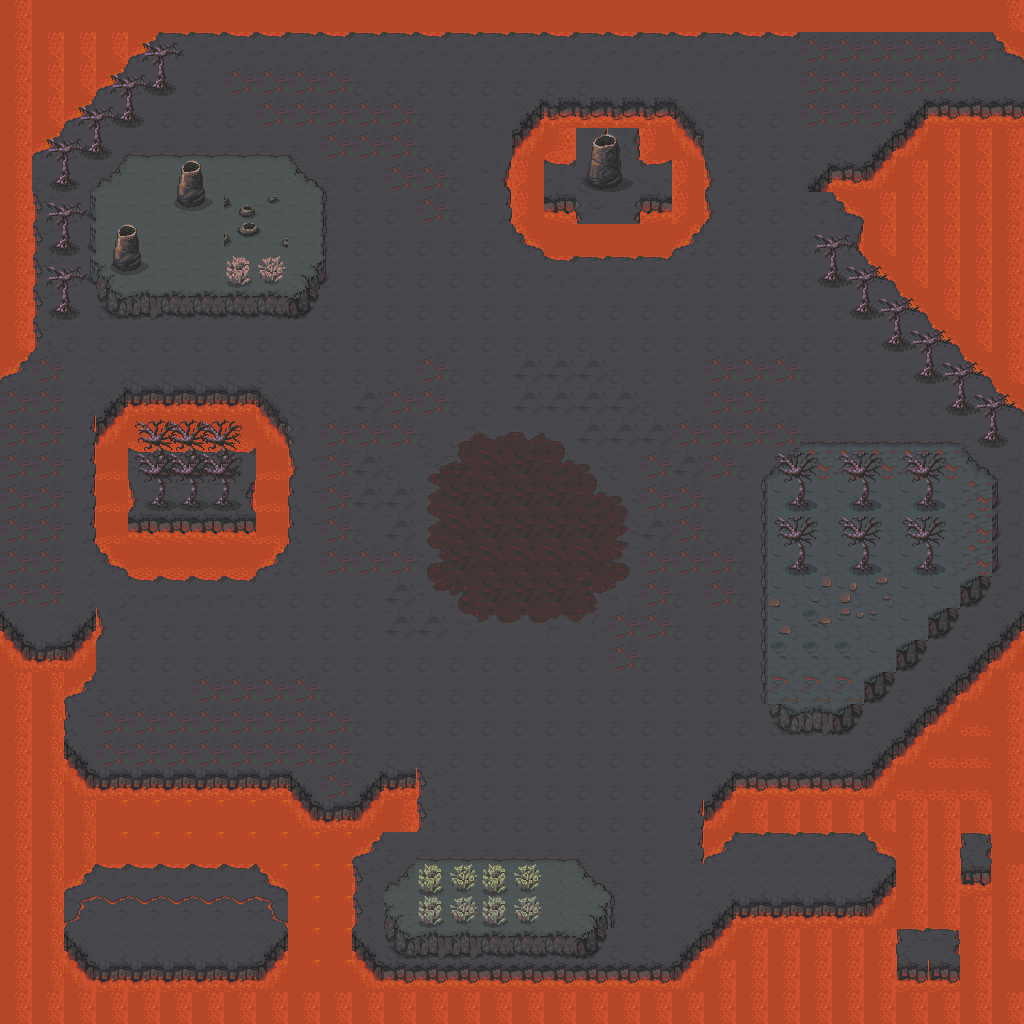

Rendered tile map (Tiled .tmx) drawn with the repository's tilesets; below, a short description and the map source with its tile grids summarised:
An orthogonal 32x32 tile map with 32x32 px tiles, 4 tile layers (Tile Layer 1, Tile Layer 2, Tile Layer 3, props), 2 tilesets.

<map version="1.10" tiledversion="1.10.1" orientation="orthogonal" renderorder="right-down" width="32" height="32" tilewidth="32" tileheight="32" infinite="0" nextlayerid="5" nextobjectid="1">
 <tileset firstgid="1" source="mainlevbuild.tsx" />
 <tileset firstgid="1761" source="decorative_props.tsx" />
 <layer id="1" name="Tile Layer 1" width="32" height="32" locked="1">
  <data>[1024 cells, 1024 non-empty, 15 distinct tile ids]</data>
 </layer>
 <layer id="2" name="Tile Layer 2" width="32" height="32" locked="1">
  <data>[1024 cells, 275 non-empty, 33 distinct tile ids]</data>
 </layer>
 <layer id="3" name="Tile Layer 3" width="32" height="32">
  <data>[1024 cells, 412 non-empty, 97 distinct tile ids]</data>
 </layer>
 <layer id="4" name="props" width="32" height="32">
  <data>[1024 cells, 32 non-empty, 8 distinct tile ids]</data>
 </layer>
</map>
